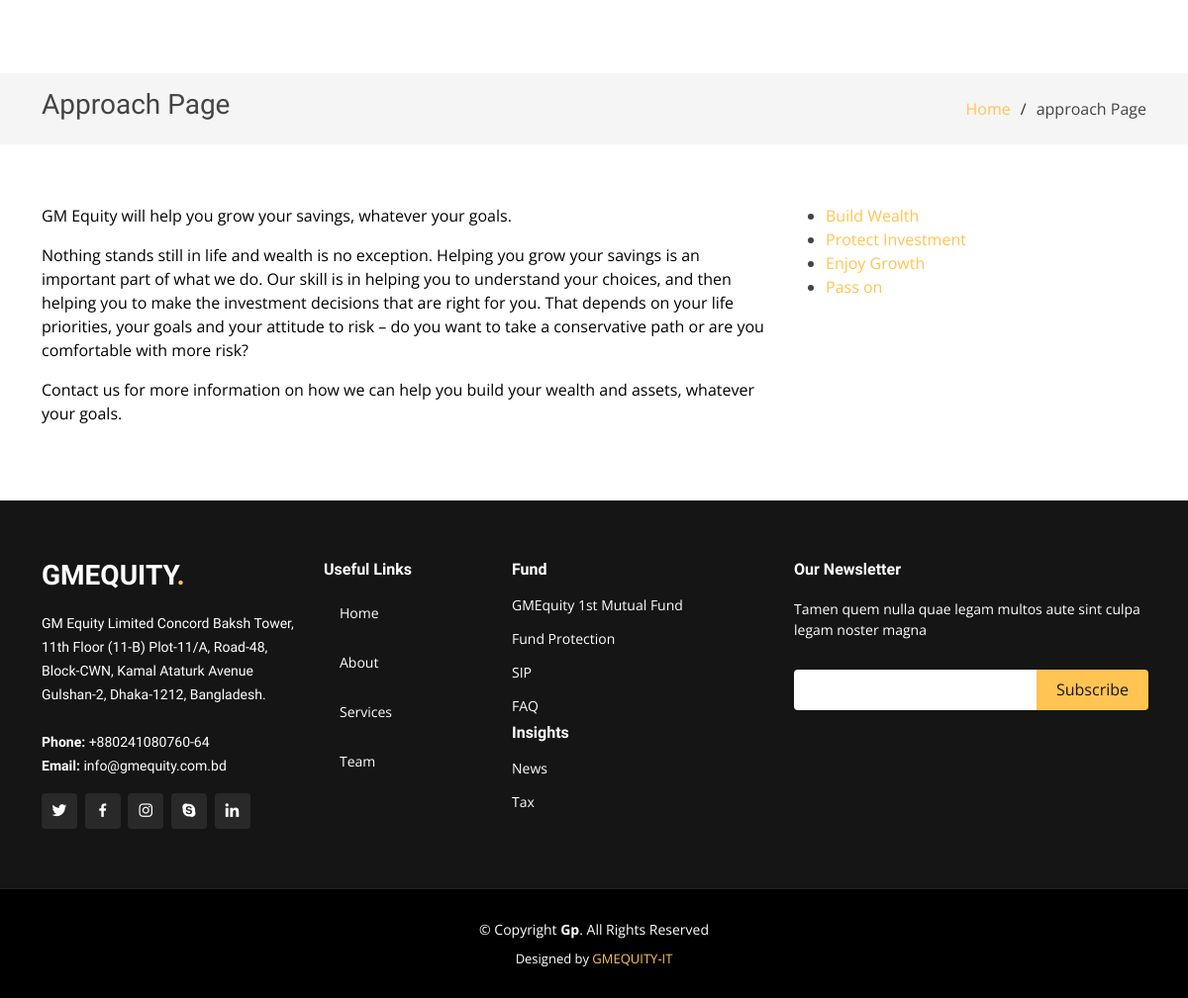
Screenshot of /approach-single/1/ with the database file from the repository.
### Index/models.py (models this page shows, shortened)
class approach(models.Model):
    name = models.CharField(max_length=50)
    description = RichTextUploadingField()
    css_name = models.CharField(max_length=30)

### Index/views.py (the view)
# urls.py: path('approach-single/<int:id>/', views.approachSingle,name='approach-single'),
def approachSingle(request, id):
    all_approach = approach.objects.all()
    approach_single = approach.objects.filter(pk=id)[0]
    context = {'approaches': all_approach, 'approach': approach_single}
    return render(request, 'approach-single.html', context)

### templates/approach-single.html
{% extends 'layout.html' %} {% block title %} Home Page {% endblock title %}
{% block content %}
{% load static %}
<main id="main">
  <section class="breadcrumbs">
    <div class="container">
      <div class="d-flex justify-content-between align-items-center">
        <h2>Approach Page</h2>
        <ol>
          <li><a href="{% url 'home' %}">Home</a></li>
          <li>approach Page</li>
        </ol>
      </div>
    </div>
  </section>
  <section class="inner-page">
    <div class="container">
      <div class="row">
        <div class="col-lg-8 col-md-8 col-sm-8 col-xs-12">
          {{approach.description | safe}}
        </div>
        <div class="col-lg-4 col-md-4 col-sm-4 col-xs-12">
          <div class="sidenav">
            <ul>
              {% for item in approaches %} {% if item.id == 1 %}
              <li class="active">
                <a href="{% url 'approach-single' item.id %}">{{item.name}}</a>
              </li>
              {% else %}
              <li>
                <a href="{% url 'approach-single' item.id %}">{{item.name}}</a>
              </li>
              {% endif %} {% endfor %}
            </ul>
          </div>
        </div>
      </div>
    </div>
  </section>
</main>
{% endblock content %}

### static/css/style.css (style rules this page uses)
body { font-family: "Open Sans", sans-serif; color: #444444; }
a { color: #ffc451; text-decoration: none; }
h1, h2, h3, h4, h5, h6 { font-family: "Raleway", sans-serif; }
section { padding: 60px 0; overflow: hidden; }
.breadcrumbs { padding: 15px 0; background: whitesmoke; min-height: 40px; margin-top: 74px; }
.breadcrumbs h2 { font-size: 28px; font-weight: 400; }
.breadcrumbs ol { display: flex; flex-wrap: wrap; list-style: none; padding: 0; margin: 0; }
.breadcrumbs ol li + li { padding-left: 10px; }
.breadcrumbs ol li + li::before { display: inline-block; padding-right: 10px; color: #2f2f2f; content: "/"; }

### rows the page displays
approach: description "GM Equity will help you grow your savings, whatever your goals. Nothing stands still in life and wealth is no exception. Helping you grow your savings is an important part of what we do. Our skill is in helping you to understand your choices, and then helping you to make the investment decisions that are right for you. That depends on your life priorities, your goals and your attitude to risk – do you want to take a conservative path or are you comfortable with more risk? Contact us for more information on how we can help you build your wealth and assets, whatever your goals.", name "Build Wealth"
approach: name "Protect Investment"
approach: name "Enjoy Growth"
approach: name "Pass on"
